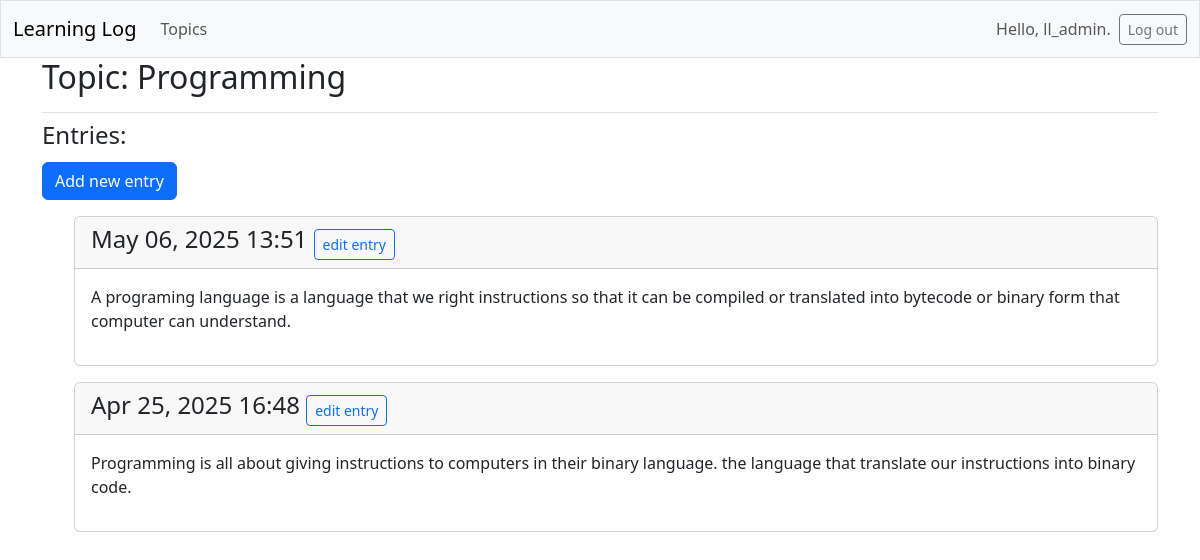
The page /topics/3/ (signed in) on the database its author committed.
### learning_logs/models.py (models this page shows, shortened)
class Topic(models.Model):
    text = models.CharField(max_length=200)
    date_added = models.DateTimeField(auto_now_add = True)
    owner = models.ForeignKey(User, on_delete=models.CASCADE)
    def __str__(self):
        return self.text

class Entry(models.Model):
    topic = models.ForeignKey(Topic,on_delete = models.CASCADE)
    text = models.TextField()
    date_added = models.DateTimeField(auto_now_add = True)
    class Meta:
        verbose_name_plural = 'entries'

### learning_logs/views.py (the view)
# urls.py: path('topics/<int:topic_id>/',views.topic,name='topic'),
@login_required
def topic(request, topic_id):
    topic = Topic.objects.get(id=topic_id)
    if topic.owner != request.user:
        raise Http404
    entries = topic.entry_set.order_by('-date_added')
    context = {'topic': topic, 'entries': entries}
    return render(request, 'learning_logs/topic.html', context)

### learning_logs/templates/learning_logs/topic.html
{% extends 'learning_logs/base.html' %}
{% block page_header %}
  <h2>Topic: {{ topic }}</h2>
{% endblock page_header %}
{% block content %}
  <h4>Entries:</h4>
  <p>
    <a class="btn btn-primary mt-1" href="{% url 'learning_logs:new_entry' topic.id %}">Add new entry</a>
  </p>
  <ul>
    {% for entry in entries %}
    <div class="card mb-3">
      <h4 class="card-header">
        {{ entry.date_added|date:'M d, Y H:i' }}
        <small><a class="btn btn-outline-primary btn-sm mt-1" href="{% url 'learning_logs:edit_entry' entry.id %}">
          edit entry</a></small>
      </h4>
      <div class="card-body">{{ entry.text|linebreaks }}</div>
    </div>
  {% empty %}
    <p>There are no entries for this topic yet.</p>
  {% endfor %}
  </ul>
{% endblock content %}

### learning_logs/templates/learning_logs/base.html (shortened to what this page needs)
<!doctype html>
<html lang="en">
<head>
  {% load django_bootstrap5 %}
  {% bootstrap_css %}
</head>
<body>
  <nav class="navbar navbar-expand-md navbar-light bg-light md-4 border">
    <div class="container-fluid">
      <a class="navbar-brand" href="{% url 'learning_logs:index' %}">Learning Log</a>
      <div class="collapse navbar-collapse" id="navbarCollapse">
        <ul class="navbar-nav me-auto mb-2 mb-md-0">
          <li class="nav-item">
            <a class="nav-link" href="{% url 'learning_logs:topics' %}">Topics</a></li>
        </ul>
        <ul class="navbar-nav ms-auto mb-2 mb-md-0">
          {% if user.is_authenticated %}
            <li class="nav-item">
              <span class="navbar-text me-2">Hello, {{ user.username }}.
                </span></li>
          {% endif %}
        </ul>
        {% if user.is_authenticated %}
          <form action="{% url 'accounts:logout' %}" method="post">
            <button name="submit" class="btn btn-outline-secondary btn-sm">Log out</button>
          </form>
        {% endif %}
      </div>
    </div>
  </nav>
  <main class="container">
    <div class="pb-2 mb-2 border-bottom">
      {% block page_header %}{% endblock page_header %}
    </div>
    <div>
      {% block content %}{% endblock content %}
    </div>
  </main>
</body>
</html>

### rows shown on the page
Topic: text "Programming"
Entry: date_added "May 06, 2025 13:51", text "A programing language is a language that we right instructions so that it can be compiled or translated into bytecode or binary form that computer can understand."
Entry: date_added "Apr 25, 2025 16:48", text "Programming is all about giving instructions to computers in their binary language. the language that translate our instructions into binary code."

### other values the page prints
{{ user.username }} "ll_admin"
